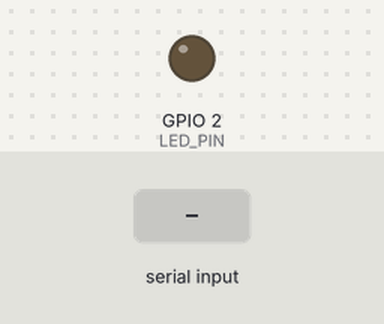
Bench run of a sketch on a simulated ESP32. On the bench: output pins drawn as LEDs (lit = HIGH). The test bench sets the inputs (shaded band). What the sketch prints to the serial monitor is not drawn.

Above: at 1.2 s.
1.3 s: "1\n" received over the second serial link
Timing chart, 0 to 4.3 s (numbered marks = the images above; inputs shaded):
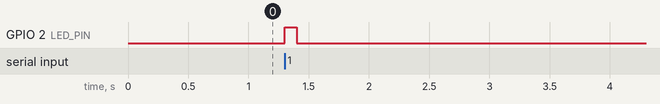

Measured:
- after the input at 1.3 s, GPIO 2 (LED_PIN): LOW → HIGH at once, → LOW 0.10 s later

The sketch:

parte2_receptor.ino
```cpp
// receptor.ino
#define BAUD_RATE 9600
#define PINO_TX 17
#define PINO_RX 16
#define LED_PIN 2

void setup() {
  Serial.begin(115200);
  Serial2.begin(BAUD_RATE, SERIAL_8N1, PINO_RX, PINO_TX);
  pinMode(LED_PIN, OUTPUT);
  Serial.println("Receptor pronto.");
}

void loop() {
  if (Serial2.available()) {
    String recebido = Serial2.readStringUntil('\n');
    Serial.println("Recebido: " + recebido);
    digitalWrite(LED_PIN, HIGH);
    delay(100);
    digitalWrite(LED_PIN, LOW);
  }
}
```
